Frame 1 (no input): blank canvas, image omitted
Frame 60 (the mouse pressed at the canvas centre just before this capture): blank canvas, image omitted
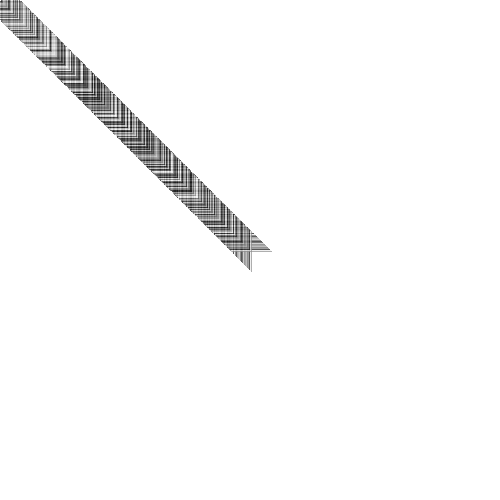
Frame 120 (the mouse held since frame 60 and released just before this capture)

The Processing sketch whose frames 1 and 60 were blank and that drew this single picture after the mouse press (run headless with seeded random() and noise(); from frame 60 on, the mouse is pressed at the canvas centre):

// Processing sketch: lineasMain
// ── lineasMain.pde
Linea miLinea;
Vector2 temp;

void setup(){
  size(500, 500);
  background(255);
  temp = new Vector2(width, height);
  miLinea = new Linea(0, 0, temp.getX(), temp.getY());
  miLinea.setType(1);
  miLinea.setWeight(20);
  println(miLinea.length());
  println(miLinea.getSlope());
}

void draw(){
  background(255);
  temp.setVector2(mouseX, mouseY);
  miLinea.setEnd(temp);
  miLinea.dibujar();

}

void mouseClicked(){
  Vector2 temp2 = new Vector2(mouseX, mouseY);
  miLinea.setStart(temp2);
  //miLinea.setWeight(miLinea.getWeight()+1);
  println(miLinea.getStart().getX(), miLinea.getStart().getY(), miLinea.getEnd().getX(), miLinea.getEnd().getY() );
}

// ── Linea.pde
class Linea{
  private Vector2 m_start; //Inicio de la línea - Punto más a la izquierda
  private Vector2 m_end; //Final de la línea - Punto más a la derecha
  private int m_weight; //Grosor de la línea
  private color m_color; //Color de la línea
  private int m_type;

  //Constructoras
  Linea(int x1, int y1, int x2, int y2){
    m_start = new Vector2(x1, y1);
    m_end = new Vector2(x2, y2);
    m_weight = 1;
    m_color = color(0);
    m_type = 0;
  }
  
  //Accesoras
  Vector2 getStart(){
    return m_start;
  }
  
  Vector2 getEnd(){
    return m_end;
  }
  
  int getWeight(){
    return m_weight;
  }
  
  color getColor(){
    return m_color;
  }
  
  int getType(){
    return m_type;
  }
  
  //Modificadoras
  void setStart(Vector2 s){
    m_start = s;
  }
  
  void setEnd(Vector2 e){
    m_end = e;
  }
  
  void setWeight(int w){
    m_weight = w;
  }
  
  void setColor(color c){
    m_color = c;
  }
  
  void setType(int t){
    m_type = t;
  }
  
  //Analizadoras
  float length(){ //Retorna la longitud
    int x1 = m_start.getX();
    int y1 = m_start.getY(); 
    int x2 = m_end.getX();
    int y2 = m_end.getY(); 
    float l = sqrt( pow(x2-x1,2) + pow(y2-y1,2) );
    return l;
  } 
  
  float getSlope(){
    int x1 = m_start.getX();
    int y1 = m_start.getY(); 
    int x2 = m_end.getX();
    int y2 = m_end.getY(); 
    if(x1 != x2){
      return (y2-y1)/(float)(x2-x1);
    }
    else{
      return Float.POSITIVE_INFINITY;
    }
  }
  
  void dibujar(){
    float x1 = m_start.getX();
    float y1 = m_start.getY(); 
    float x2 = m_end.getX();
    float y2 = m_end.getY(); 
    
    if(x1>x2){
      float x1Temp = x1;
      float y1Temp = y1;
      x1 = x2;
      x2 = x1Temp;
      y1 = y2;
      y2 = y1Temp;
    }
    
    float slope = getSlope();
    if(abs(slope)>=1){
        if(slope != Float.POSITIVE_INFINITY){
          while(x1<=x2){
            if(slope>0){            //Si la pendiente es positiva usar DDA
              x1 += 1/slope;
              y1 += 1;
            }else{
              x1 -= 1/slope;        //Si la pendiente es negativa, se resta. - ( - pendiente ). X se mueve de derecha a izquierda.
              y1 -= 1;
            }
            plumilla((int)x1, (int)y1);
          }
        }
        else{ 
          y1 += 1;
        }
    }
    else{
        while(x1<=x2){
          x1 += 1;
          y1 += slope;
          plumilla((int)x1, (int)y1);
        }
    }
  }
  
  void plumilla(int x, int y){
    int xActual;
    int yActual;
    stroke(random(255));
    switch(m_type){
      case 0:    //PLUMILLA CUADRADA
        xActual = x - (m_weight-1);
        yActual = y - (m_weight-1);
        for(int i=0; i<m_weight*2; i++){
          for(int j=0; j<m_weight*2; j++){
            point(xActual+j, yActual+i);            
          }
        }
      break;
      case 1:    //PLUMILLA EN CRUZ
        xActual = x - (m_weight-1);
        yActual = y - (m_weight-1);
        for(int i=0; i<m_weight*2; i++){
          point(xActual+i, y);
          point(x, yActual+i);
        }
      break;
    }
  }
}

// ── Vector2.pde
class Vector2{
  private int m_x;
  private int m_y;
  
  Vector2(){
    m_x = 0;
    m_y = 0;
  }
  
  Vector2(int x, int y){
    m_x = x;
    m_y = y;
  }
  
  int getX(){
    return m_x;
  }

  int getY(){
    return m_y;
  }
  
  void setX(int x){
    m_x = x;
  }
  
  void setY(int y){
    m_y = y;
  }
  
  void setVector2(int x, int y){
    m_x = x;
    m_y = y;
  }
}
